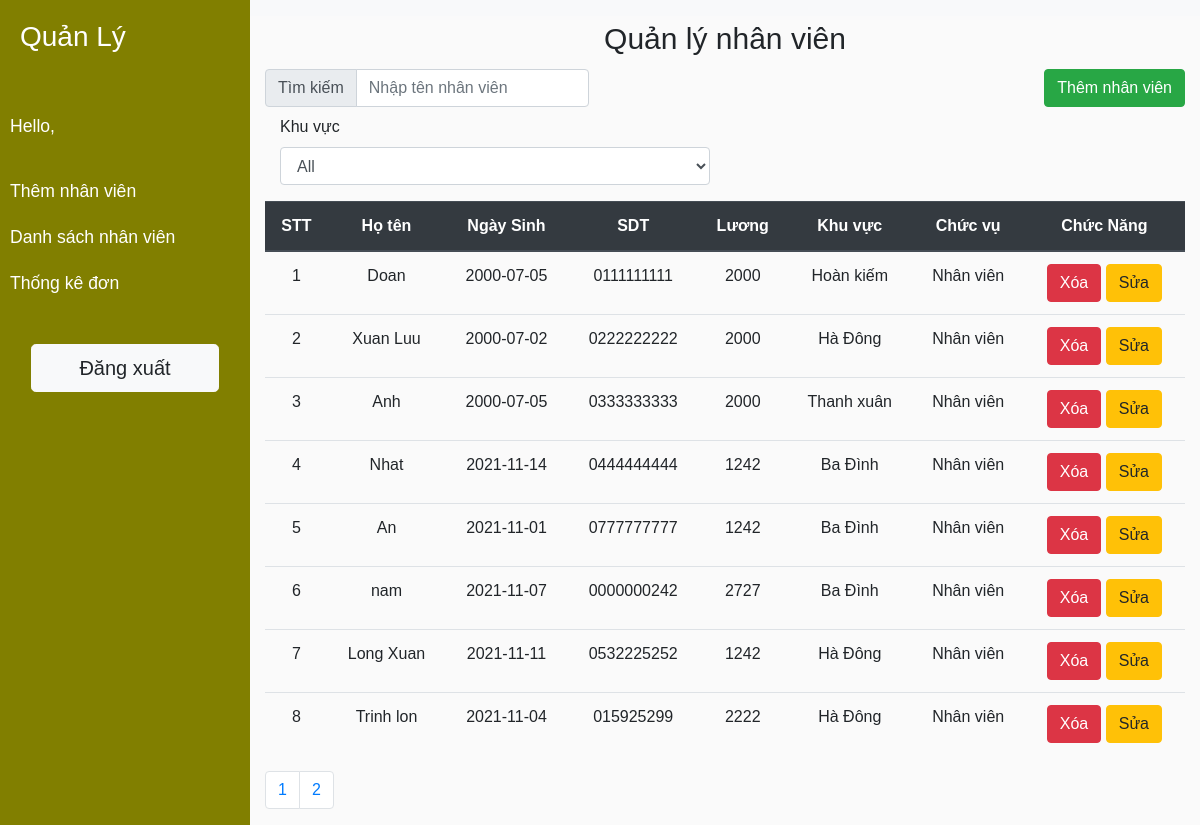
Screenshot of /view/dsnhanvien.php with the database file from the repository.
### tables this page shows
CREATE TABLE `account` (
  `id` int NOT NULL AUTO_INCREMENT ,
  `tk` varchar(30) DEFAULT NULL,
  `mk` varchar(30) DEFAULT NULL,
  `ten` varchar(100) DEFAULT NULL,
  `dob` date DEFAULT NULL,
  `sdt` varchar(30) DEFAULT NULL,
  `luong` float DEFAULT NULL,
  `chucVu` varchar(30) DEFAULT NULL,
  `ban` varchar(30) DEFAULT NULL,
  `viTri` int(11) DEFAULT NULL,
  PRIMARY KEY (id)
);

### DAO/DBConnection.php (called while the page is built, shortened)
<?php
class DBConnection
{
    private $conn;
    private $host;
    private $user;
    private $password;
    private $dbName;
    function __construct($params = array())
    {
        $this->conn = false;
        $this->host = 'localhost';
        $this->user = 'root';
        $this->password = '';
        $this->dbName = 'nhanvien';
    }
    private function connect()
    {
        if (!$this->conn) {
            try {
                $this->conn = new PDO('mysql:host=' . $this->host . ';dbname=' . $this->dbName . '', $this->user, $this->password, array(PDO::MYSQL_ATTR_INIT_COMMAND => 'SET NAMES utf8'));
            } catch (Exception $e) {
                die('Error : ' . $e->getMessage());
            }
        }
        return $this->conn;
    }
    function disconnect()
    {
        if ($this->conn) {
            $this->conn = null;
        }
    }
    function getAll($query)
    {
        $result = $this->conn->prepare($query);
        $ret = $result->execute();
        $result->setFetchMode(PDO::FETCH_ASSOC);
        $response = $result->fetchAll();
        return $response;
    }
}

### controller/GetEMP.php (called while the page is built, shortened)
<?php
include_once('../DAO/DBConnection.php');
function GetEMP($index)
{
    $dbConnection = new DBConnection();
    $result = $dbConnection->getAll('SELECT * FROM account  where viTri = 2 limit ' . $index . ', 8');
}

### view/dsnhanvien.php (the view, shortened to what this page needs)
<?php
include_once('../controller/GetEMP.php');
$tongnv = $_SESSION['tongnv'][0]['tongnv'];
$user = $_SESSION['user'];
$pages = ceil($tongnv / 8);
$cur_page = 1;
$index =  ($cur_page - 1) * 8;
GetEMP($index);
$dsnhanvien = $_SESSION['dsnhanvien'];
?>
<!DOCTYPE html>
<html lang="en">
<head>
    <link rel="stylesheet" href="https://maxcdn.bootstrapcdn.com/bootstrap/4.4.1/css/bootstrap.min.css">
    <link href="../assets/css/sidebar_style.css" rel="stylesheet" type="text/css" />
</head>
<body>
    <div class="wrapper">
        <nav id="sidebar">
            <div class="sidebar-header">
                <h3>Quản Lý</h3>
            </div>
            <ul class="list-unstyled components">
                <p>Hello, <?= $user['ten'] ?></p>
                <li>
                            <a href="./themnhanvien.php">Thêm nhân viên</a>
                        </li>
                        <li>
                            <a href="./dsnhanvien.php">Danh sách nhân viên</a>
                        </li>
                        <li>
                            <a href="./thongkeluong.php">Thống kê đơn</a>
                        </li>
            </ul>
            <div class="w-100 text-center">
                <button onclick="Logout()" class="btn btn-light btn-lg w-75">Đăng xuất</button>
            </div>
        </nav>
        <div id="content">
            <nav class="navbar navbar-expand-lg navbar-light bg-light">
            </nav>
            <div class="container">
                <div class="panel panel-primary">
                    <div class="panel-heading text-center" style="font-size:30px;">
                        Quản lý nhân viên
                    </div>
                    <div class="form-inline my-2">
                        <div class="input-group">
                            <div class="input-group-prepend">
                                <span class="input-group-text">Tìm kiếm</span>
                            </div>
                            <input type="text" id="search_text" name="search_text" class="form-control" placeholder="Nhập tên nhân viên" />
                        </div>
                        <a href="themnhanvien.php" type="button" class="btn btn-success ml-auto">Thêm nhân viên</a>
                    </div>
                    <div class="form-group col-md-6">
              <label for="chucVu">Khu vực</label>
              <select name="chucVu" id="gioiTinh" class="form-control">
                <option value="All" selected>All</option>
              </select>
            </div>
                    <div class=" panel-body ">
                        <table class=" table table-hover text-center">
                            <thead class="thead-dark">
                                <tr>
                                    <th>STT</th>
                                    <th>Họ tên</th>
                                    <th>Ngày Sinh</th>
                                    <th>SDT</th>
                                    <th>Lương</th>
                                    <th>Khu vực</th>
                                    <th>Chức vụ</th>
                                    <th>Chức Năng</th>
                                </tr>
                            </thead>
                            <tbody id="result">
                                <?php
                                $index = 1;
                                foreach ($dsnhanvien as $nv) {
                                ?>
                                    <tr>
                                        <td><?= $index++ ?></td>
                                        <td><?= $nv['ten'] ?></td>
                                        <td><?= $nv['dob'] ?></td>
                                        <td><?= $nv['sdt'] ?></td>
                                        <td><?= $nv['luong'] ?></td>
                                        <td><?= $nv['chucVu'] ?></td>
                                        <td><?= $nv['ban'] ?></td>
                                        <td>
                                            <button name="Xoa" class="btn btn-danger" onclick="DelEMP(<?= $nv['id'] ?>)">Xóa</button>
                                            <a href="suathongtin.php?id=<?= $nv['id'] ?>" type="button" class="btn btn-warning">Sửa</a>
                                        </td>
                                    </tr>
                                <?php } ?>
                            </tbody>
                        </table>
                    </div>
                    <nav aria-label="Page navigation example">
                        <ul class="pagination">
                            <?php
                            for ($i = 1; $i <= $pages; $i++) {
                                echo '<li  class="page-item"><a class="page-link" href="?page=' . $i . '">' . $i . '</a></li>';
                            }
                            ?>
                        </ul>
                    </nav>
                </div>
            </div>
        </div>
    </div>
</body>
</html>

### assets/css/sidebar_style.css (style rules this page uses)
.wrapper { display: flex; width: 100%; align-items: stretch; justify-content: flex-start; }
#sidebar { min-width: 250px; max-width: 250px; min-height: 100vh; }
#content { width: 100%; }
body { font-family: "Poppins", sans-serif; background: #fafafa; }
p { font-family: "Poppins", sans-serif; font-size: 1.1em; font-weight: 300; line-height: 1.7em; color: #999; }
a, a:hover, a:focus { color: inherit; text-decoration: none; transition: all 0.3s; }
#sidebar { background: #817f00; color: #fff; transition: all 0.3s; }
#sidebar .sidebar-header { padding: 20px; background: #817f00; }
#sidebar ul.components { padding: 20px 0; border-bottom: 1px solid #817f00; }
#sidebar ul p { color: #fff; padding: 10px; }
#sidebar ul li a { padding: 10px; font-size: 1.1em; display: block; }

### rows the page displays
account: ten "Doan", dob "2000-07-05", sdt "0111111111", luong "2000", chucVu "Hoàn kiếm", ban "Nhân viên"
account: ten "Xuan Luu", dob "2000-07-02", sdt "0222222222", luong "2000", chucVu "Hà Đông", ban "Nhân viên"
account: ten "Anh", dob "2000-07-05", sdt "0333333333", luong "2000", chucVu "Thanh xuân", ban "Nhân viên"
account: ten "Nhat", dob "2021-11-14", sdt "0444444444", luong "1242", chucVu "Ba Đình", ban "Nhân viên"
account: ten "An", dob "2021-11-01", sdt "0777777777", luong "1242", chucVu "Ba Đình", ban "Nhân viên"
account: ten "nam", dob "2021-11-07", sdt "0000000242", luong "2727", chucVu "Ba Đình", ban "Nhân viên"
account: ten "Long Xuan", dob "2021-11-11", sdt "0532225252", luong "1242", chucVu "Hà Đông", ban "Nhân viên"
account: ten "Trinh lon", dob "2021-11-04", sdt "015925299", luong "2222", chucVu "Hà Đông", ban "Nhân viên"
